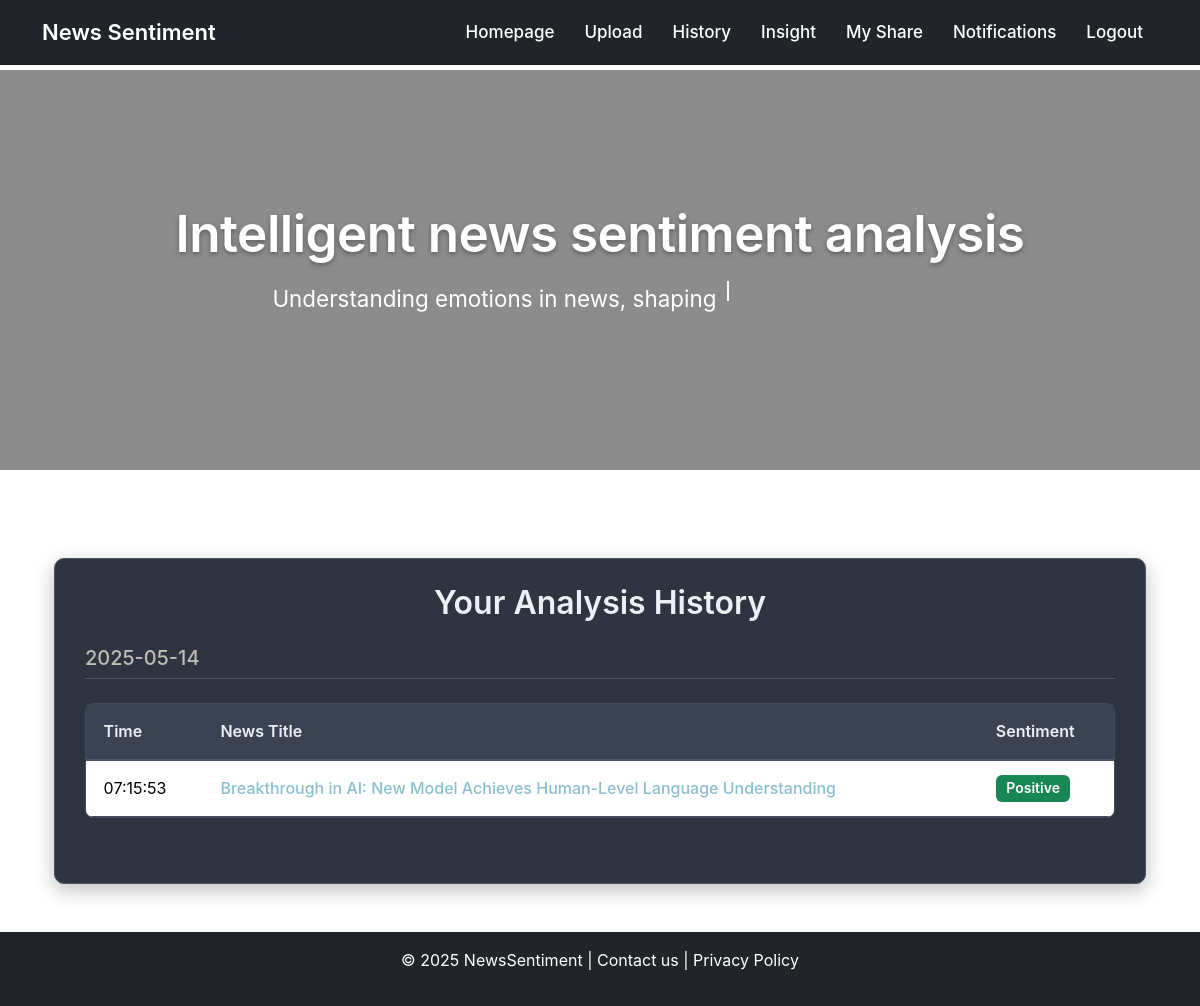
Before: /history (signed in) with the older database file.
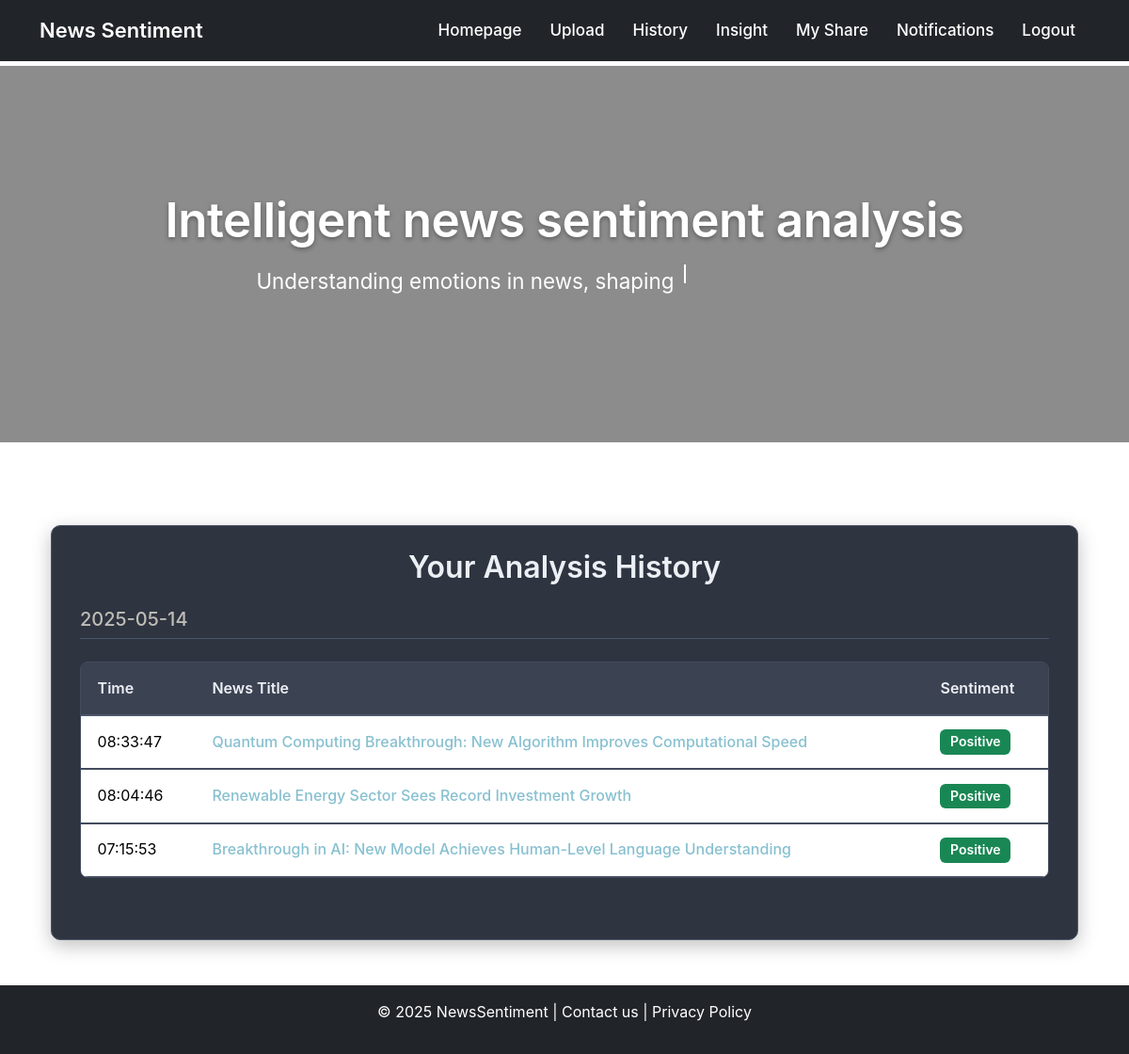
After: the same page with the newer database file.
### app/models.py (models this page shows, shortened)
class Post(db.Model):
    id: so.Mapped[int] = so.mapped_column(primary_key=True)
    title: so.Mapped[str] = so.mapped_column(sa.String(100))
    body: so.Mapped[str] = so.mapped_column(sa.String(140))
    timestamp: so.Mapped[datetime] = so.mapped_column(
        index=True, default=lambda: datetime.now(timezone.utc))
    user_id: so.Mapped[int] = so.mapped_column(sa.ForeignKey(User.id),
                                               index=True)
    shared_with: so.WriteOnlyMapped[list['User']] = so.relationship(
        'User',
        secondary='post_shares',
        back_populates='shared_posts'
    )
    sentiment: so.Mapped[str] = so.mapped_column(sa.String(64), nullable=True)
    author: so.Mapped[User] = so.relationship(back_populates='posts')
    category: so.Mapped[Optional[str]] = so.mapped_column(sa.String(64), nullable=True)

### app/routes.py (the view)
@app.route("/history")
@login_required
def history():
    posts = Post.query.filter_by(user_id=current_user.id).order_by(Post.timestamp.desc()).all()
    grouped_posts = defaultdict(list)
    for post in posts:
        date_str = post.timestamp.strftime('%Y-%m-%d')
        grouped_posts[date_str].append(post)
    return render_template("history.html", grouped_posts=grouped_posts)

### app/models.py (called while the page is built)
@login.user_loader
def load_user(id):
    return db.session.get(User, int(id))

### app/routes.py (called while the page is built)
@app.before_request
def refresh_current_user_notifications():
    if current_user.is_authenticated:
        db.session.expire(current_user, ['notifications'])

### app/templates/history.html (shortened to what this page needs)
{% extends "base.html" %}
{% block content %}
<div class="container mt-5 mb-5">
    <div class="history-container-card">
        <h2 class="text-center mb-4 history-title">Your Analysis History</h2>
        {% if grouped_posts %}
            {% for date, posts in grouped_posts.items() %}
            <div class="date-group mb-4">
                <h4 class="date-header mb-3">{{ date }}</h4>
                <div class="table-responsive">
                    <table class="table history-table">
                        <thead>
                            <tr>
                                <th scope="col">Time</th>
                                <th scope="col">News Title</th>
                                <th scope="col">Sentiment</th>
                            </tr>
                        </thead>
                        <tbody>
                            {% for post in posts %}
                            <tr>
                                <td>{{ post.timestamp.strftime('%H:%M:%S') }}</td>
                                <td><a href="{{ url_for('post_detail', post_id=post.id) }}">{{ post.title }}</a></td>
                                <td>
                                    {% if post.sentiment == 'Positive' %}
                                    <span class="badge bg-success custom-badge">Positive</span>
                                    {% elif post.sentiment == 'Negative' %}
                                    <span class="badge bg-danger custom-badge">Negative</span>
                                    {% elif post.sentiment == 'Neutral' %}
                                    <span class="badge bg-secondary custom-badge">Neutral</span>
                                    {% else %}
                                    <span class="badge bg-dark custom-badge">None</span>
                                    {% endif %}
                                </td>
                            </tr>
                            {% endfor %}
                        </tbody>
                    </table>
                </div>
            </div>
            {% endfor %}
        {% else %}
            <p class="text-center no-history-message">You have no analysis history yet.</p>
        {% endif %}
    </div>
</div>
{% endblock %}

### app/templates/base.html (shortened to what this page needs)
<!doctype html>
<html lang="en">
<head>
    <link href="https://cdn.jsdelivr.net/npm/bootstrap@5.3.2/dist/css/bootstrap.min.css" rel="stylesheet">
    <link rel="stylesheet" href="{{ url_for('static', filename='css/homepage.css') }}">
<body>
    <nav class="navbar navbar-expand-lg navbar-dark bg-dark fixed-top">
        <div class="container">
            <a class="navbar-brand text-white" href="{{ url_for('index') }}">News Sentiment</a>
            <div class="collapse navbar-collapse" id="navbarNav">
                <ul class="navbar-nav ms-auto">
                    <li class="nav-item">
                        <a class="nav-link text-white" href="{{ url_for('index') }}">Homepage</a>
                    </li>
                    {% if current_user.is_authenticated %}
                    <li class="nav-item">
                        <a class="nav-link text-white" href="{{ url_for('upload') }}">Upload</a>
                    </li>
                    <li class="nav-item">
                        <a class="nav-link text-white" href="{{ url_for('history') }}">History</a>
                    </li>
                    <li class="nav-item">
                        <a class="nav-link text-white"
                            href="{{ url_for('user', username=current_user.username) }}">Insight</a>
                    </li>
                    <li class="nav-item">
                        <a class="nav-link text-white" href="{{ url_for('share') }}">My Share</a>
                    </li>
                    <li class="nav-item position-relative">
                        <a class="nav-link text-white" href="{{ url_for('notifications') }}">
                            Notifications
                            {% set unread_count = current_user.notifications|selectattr('is_read', 'equalto',
                            False)|list|length %}
                        </a>
                    </li>
                    <li class="nav-item">
                        <a class="nav-link text-white" href="{{ url_for('logout') }}">Logout</a>
                    </li>
                    {% endif %}
                </ul>
            </div>
        </div>
    </nav>
    <section class="hero-section">
        <div class="hero-overlay">
            <div class="hero-content">
                <h1>Intelligent news sentiment analysis</h1>
                <p id="typing-text" class="mt-3 text-white" style="min-height: 40px;">
                    <span id="cursor">&nbsp;</span>
                </p>
            </div>
        </div>
    </section>
    <div class="container mt-4">
        {% block content %}{% endblock %}
    </div>
    {% block footer %}
    <footer class="bg-dark text-white text-center p-3">
        <p>© 2025 NewsSentiment | Contact us | Privacy Policy</p>
    </footer>
    {% endblock %}
</body>
</html>

### app/static/css/homepage.css (style rules this page uses)
body { font-family: -apple-system, BlinkMacSystemFont, 'Segoe UI', Roboto, Helvetica, Arial, sans-serif, 'Apple Color Emoji', 'Segoe UI Emoji', 'Segoe UI Symbol'; margin: 0; -webkit-font-smoothing: antialiased; -moz-osx-font-smoothing: grayscale; line-height: 1.6; background-image: url('../images/background.jpg'); background-attachment: fixed; background-size: cover; background-position: center center; background-repeat: no-repeat; padding-top: 70px; min-height: 100vh; display: flex; flex-direction: column; }
a { color: #007aff; text-decoration: none; transition: color 0.25s ease; }
.navbar.fixed-top { padding: 10px 25px; font-family: -apple-system, BlinkMacSystemFont, 'Segoe UI', Roboto, Helvetica, Arial, sans-serif; backdrop-filter: blur(8px); -webkit-backdrop-filter: blur(8px); }
.navbar.fixed-top .navbar-brand { font-size: 22px; font-weight: 600; transition: color 0.3s ease, transform 0.3s ease; }
.navbar.fixed-top .nav-item .nav-link { font-size: 17px; font-weight: 500; position: relative; padding: 8px 15px; transition: color 0.25s ease, background-color 0.25s ease; border-radius: 6px; }
.hero-section { width: 100%; height: 50vh; display: flex; align-items: center; justify-content: center; position: relative; overflow: hidden; color: white; }
.hero-overlay { position: absolute; top: 0; left: 0; width: 100%; height: 100%; background: rgba(0, 0, 0, 0.45); display: flex; align-items: center; justify-content: center; }
.hero-content { text-align: center; padding: 20px; opacity: 0; transform: translateY(20px); animation: fadeInSlideUp 1s 0.3s ease-out forwards; }
.hero-content h1 { font-size: 3.2em; font-weight: 600; letter-spacing: -0.5px; text-shadow: 0 2px 5px rgba(0,0,0,0.35); }
.hero-content p { font-size: 1.4em; margin-top: 20px; font-weight: 400; max-width: 650px; line-height: 1.65; }
#cursor { display: inline-block; width: 2px; height: 0.9em; background-color: white; animation: blink 1s steps(1, end) infinite; margin-left: 4px; vertical-align: baseline; }
.history-container-card { background-color: #2E3440; border: 1px solid #4C566A; border-radius: 10px; padding: 25px 30px; box-shadow: 0 6px 20px rgba(0, 0, 0, 0.25); color: #D8DEE9; margin-bottom: 3rem; }
.history-title { color: #ECEFF4; font-weight: 600; margin-bottom: 2rem; }
.date-header { color: #BFBDB6; border-bottom: 1px solid #4C566A; padding-bottom: 0.5rem; margin-bottom: 1.5rem !important; font-weight: 500; font-size: 1.25rem; }
.history-table { width: 100%; margin-bottom: 1rem; color: #D8DEE9; border-collapse: separate; border-spacing: 0; border: 1px solid #434C5E; border-radius: 8px; overflow: hidden; }
.history-table th, .history-table td { padding: 0.9rem 1.1rem; vertical-align: middle; border-top: 1px solid #434C5E; text-align: left; }
.history-table td:first-child, .history-table th:first-child { border-left: none; }
.history-table td:last-child, .history-table th:last-child { border-right: none; }
.history-table thead th { background-color: #3B4252; color: #ECEFF4; font-weight: 600; border-bottom: 2px solid #4C566A; border-top: none; }
.history-table thead + tbody tr:first-child td { border-top: none; }
.history-table tbody tr:nth-of-type(odd) { background-color: rgba(59, 66, 82, 0.15); }
.history-table td a { color: #88C0D0; font-weight: 500; text-decoration: none; }
.custom-badge { padding: 0.45em 0.75em; font-size: 0.875em; font-weight: 600; border-radius: 0.375rem; }
.badge.bg-success { color: #ffffff; }

Changed rows visible on the page:
added Post: timestamp "08:33:47", title "Quantum Computing Breakthrough: New Algorithm Improves Computational Speed", sentiment "Positive"
added Post: timestamp "08:04:46", title "Renewable Energy Sector Sees Record Investment Growth", sentiment "Positive"
